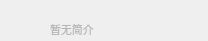
<?xml version="1.0" encoding="UTF-8"?>
<ui version="4.0">
 <class>FriendInfo</class>
 <widget class="QWidget" name="FriendInfo">
  <property name="geometry">
   <rect>
    <x>0</x>
    <y>0</y>
    <width>208</width>
    <height>41</height>
   </rect>
  </property>
  <property name="windowTitle">
   <string>Form</string>
  </property>
  <widget class="QLabel" name="nickname">
   <property name="geometry">
    <rect>
     <x>50</x>
     <y>0</y>
     <width>151</width>
     <height>16</height>
    </rect>
   </property>
   <property name="font">
    <font>
     <family>宋体</family>
     <pointsize>10</pointsize>
    </font>
   </property>
   <property name="text">
    <string/>
   </property>
  </widget>
  <widget class="QLabel" name="photo">
   <property name="geometry">
    <rect>
     <x>0</x>
     <y>0</y>
     <width>41</width>
     <height>41</height>
    </rect>
   </property>
   <property name="font">
    <font>
     <family>宋体</family>
     <pointsize>10</pointsize>
    </font>
   </property>
   <property name="text">
    <string/>
   </property>
   <property name="scaledContents">
    <bool>true</bool>
   </property>
  </widget>
  <widget class="QLabel" name="label">
   <property name="geometry">
    <rect>
     <x>50</x>
     <y>19</y>
     <width>151</width>
     <height>21</height>
    </rect>
   </property>
   <property name="font">
    <font>
     <family>宋体</family>
     <pointsize>8</pointsize>
    </font>
   </property>
   <property name="styleSheet">
    <string notr="true">color: rgb(183, 183, 183);</string>
   </property>
   <property name="text">
    <string>暂无简介</string>
   </property>
  </widget>
 </widget>
 <resources/>
 <connections/>
</ui>
